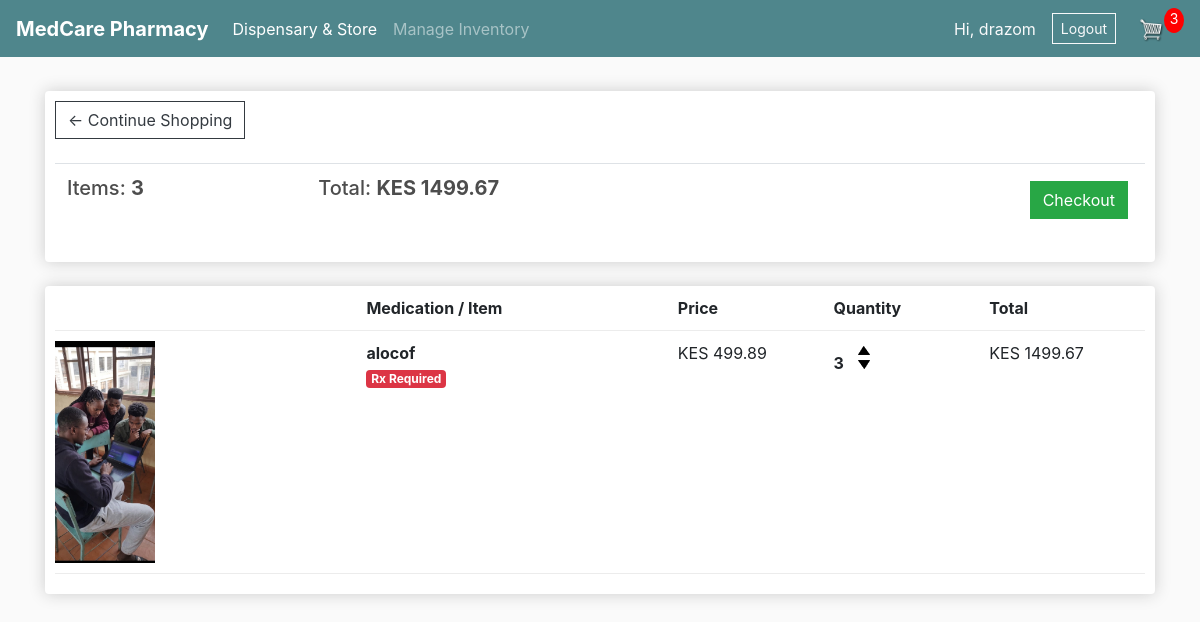
The app's page /cart/ (signed in) with its own data.
### store/models.py (models this page shows, shortened)
class Order(models.Model):
    customer = models.ForeignKey(
        Customer, on_delete=models.SET_NULL, null=True, blank=True
    )
    date_ordered = models.DateTimeField(auto_now_add=True)
    complete = models.BooleanField(default=False)
    transaction_id = models.CharField(max_length=100, null=True)
    @property
    def get_cart_total(self):
        orderitems = self.orderitem_set.all()
        return sum([item.get_total for item in orderitems])
    @property
    def get_cart_items(self):
        orderitems = self.orderitem_set.all()
        return sum([item.quantity for item in orderitems])

class OrderItem(models.Model):
    product = models.ForeignKey(Product, on_delete=models.SET_NULL, null=True)
    order = models.ForeignKey(Order, on_delete=models.SET_NULL, null=True)
    quantity = models.IntegerField(default=0, null=True, blank=True)
    date_added = models.DateTimeField(auto_now_add=True)
    @property
    def get_total(self):
        if self.product:
            return self.product.price * self.quantity
        return 0

class Product(models.Model):
    CATEGORY_CHOICES = [
        ("OTC", "Over-the-Counter (OTC)"),
        ("PRESCRIPTION", "Prescription Medication"),
        ("FIRST_AID", "First Aid & Medical Supplies"),
        ("SUPPLEMENTS", "Vitamins & Supplements"),
        ("PERSONAL_CARE", "Personal & Baby Care"),
    ]
    name = models.CharField(max_length=200)
    price = models.DecimalField(max_digits=10, decimal_places=2)
    category = models.CharField(max_length=50, choices=CATEGORY_CHOICES, default="OTC")
    description = models.TextField(blank=True, null=True)
    stock_quantity = models.PositiveIntegerField(default=0)
    requires_prescription = models.BooleanField(default=False)
    digital = models.BooleanField(default=False, null=True, blank=True)
    image = models.ImageField(null=True, blank=True)

### store/views.py (the view)
# urls.py: path("cart/", views.cart, name="cart"),
def cart(request):
    data = get_cart_data(request)
    context = {
        "items": data["items"],
        "order": data["order"],
        "cartItems": data["cartItems"],
    }
    return render(request, "store/cart.html", context)

### store/views.py (called while the page is built)
def get_cart_data(request):
    if request.user.is_authenticated:
        customer, _ = Customer.objects.get_or_create(
            user=request.user,
            defaults={"name": request.user.username, "email": request.user.email},
        )
        order, _ = Order.objects.get_or_create(customer=customer, complete=False)
        items = order.orderitem_set.all()
        cartItems = order.get_cart_items
    else:
        items = []
        order = {"get_cart_total": 0, "get_cart_items": 0}
        cartItems = 0
    return {"items": items, "order": order, "cartItems": cartItems}

### store/templates/store/cart.html
{% extends "store/main.html" %}
{% load static %}
{% block content %}
<div class="row">
        <div class="col-lg-12">
                <div class="box-element">
                        <a class="btn btn-outline-dark" href="{% url 'store:store' %}">&#x2190; Continue Shopping</a>
                        <br><br>
                        <table class="table">
                                <tr>
                                        <th>
                                                <h5>Items: <strong>{{ order.get_cart_items }}</strong></h5>
                                        </th>
                                        <th>
                                                <h5>Total: <strong>KES {{ order.get_cart_total|floatformat:2 }}</strong>
                                                </h5>
                                        </th>
                                        <th>
                                                {% if order.get_cart_items > 0 %}
                                                <a style="float:right; margin:5px;" class="btn btn-success"
                                                        href="{% url 'store:checkout' %}">Checkout</a>
                                                {% else %}
                                                <button style="float:right; margin:5px;" class="btn btn-secondary"
                                                        disabled>Cart is Empty</button>
                                                {% endif %}
                                        </th>
                                </tr>
                        </table>
                </div>
                <br>
                <div class="box-element">
                        <div class="cart-row">
                                <div style="flex:2"></div>
                                <div style="flex:2"><strong>Medication / Item</strong></div>
                                <div style="flex:1"><strong>Price</strong></div>
                                <div style="flex:1"><strong>Quantity</strong></div>
                                <div style="flex:1"><strong>Total</strong></div>
                        </div>
                        {% for item in items %}
                        <div class="cart-row">
                                <div style="flex:2">
                                        {% if item.product.image %}
                                        <img class="row-image" src="{{ item.product.image.url }}"
                                                alt="{{ item.product.name }}">
                                        {% else %}
                                        <img class="row-image" src="{% static 'store/img/placeholder.png' %}"
                                                alt="Placeholder">
                                        {% endif %}
                                </div>
                                <div style="flex:2">
                                        <p class="mb-0"><strong>{{ item.product.name }}</strong></p>
                                        {% if item.product.requires_prescription %}
                                        <span class="badge badge-danger">Rx Required</span>
                                        {% endif %}
                                </div>
                                <div style="flex:1">
                                        <p>KES {{ item.product.price|floatformat:2 }}</p>
                                </div>
                                <div style="flex:1">
                                        <p class="quantity">{{ item.quantity }}</p>
                                        <div class="quantity">
                                                <img data-product="{{ item.product.id }}" data-action="add"
                                                        class="chg-quantity update-cart"
                                                        src="{% static 'store/img/arrow-up.png' %}" alt="Increase">
                                                <img data-product="{{ item.product.id }}" data-action="remove"
                                                        class="chg-quantity update-cart"
                                                        src="{% static 'store/img/arrow-down.png' %}" alt="Decrease">
                                        </div>
                                </div>
                                <div style="flex:1">
                                        <p>KES {{ item.get_total|floatformat:2 }}</p>
                                </div>
                        </div>
                        {% empty %}
                        <div class="text-center py-4">
                                <p class="text-muted mb-0">Your pharmacy cart is currently empty.</p>
                        </div>
                        {% endfor %}
                </div>
        </div>
</div>
{% endblock content %}

### store/templates/store/main.html (shortened to what this page needs)
<!doctype html>
{% load static %}
<html lang="en">
<head>
  <link rel="stylesheet" href="https://stackpath.bootstrapcdn.com/bootstrap/4.4.1/css/bootstrap.min.css"
>
  <link rel="stylesheet" href="{% static 'store/css/main.css' %}">
</head>
<body>
  <nav class="navbar navbar-expand-lg navbar-dark bg-dark">
    <a class="navbar-brand" href="{% url 'store:store' %}"><strong>MedCare Pharmacy</strong></a>
    <div class="collapse navbar-collapse" id="navbarSupportedContent">
      <ul class="navbar-nav mr-auto">
        <li class="nav-item active">
          <a class="nav-link" href="{% url 'store:store' %}">Dispensary & Store </a>
        </li>
        {% if request.user.is_staff %}
        <li class="nav-item">
          <a class="nav-link" href="/admin/">Manage Inventory</a>
        </li>
        {% endif %}
      </ul>
      <div class="form-inline my-2 my-lg-0">
        {% if request.user.is_authenticated %}
        <span class="text-light mr-3">Hi, {{ request.user.username }}</span>
        <a href="/admin/logout/" class="btn btn-outline-light btn-sm mr-2">Logout</a>
        {% else %}
        <a href="/admin/login/?next=/" class="btn btn-warning">Login</a>
        {% endif %}
        <a href="{% url 'store:cart' %}">
          <img id="cart-icon" src="{% static 'store/img/cart.png' %}">
        </a>
        <p id="cart-total">{{ cartItems|default:0 }}</p>
      </div>
    </div>
  </nav>
  <div class="container">
    <br>
    {% block content %}
    {% endblock content %}
  </div>
</body>
</html>

### store/static/store/css/main.css (style rules this page uses)
body { background-color: hsl(0, 0%, 98%); }
h1, h2, h3, h4, h5, h6 { color: hsl(0, 0%, 30%); }
.box-element { box-shadow: hsl(0, 0%, 80%) 0 0 16px; background-color: #fff; border-radius: 4px; padding: 10px; }
.bg-dark { background-color: #4f868c !important; }
#cart-icon { width: 25px; display: inline-block; margin-left: 15px; }
#cart-total { display: block; text-align: center; color: #fff; background-color: red; width: 20px; height: 25px; border-radius: 50%; font-size: 14px; }
.col-lg-4, .col-lg-6, .col-lg-8, .col-lg-12 { margin-top: 10px; }
.btn { border-radius: 0; }
.row-image { width: 100px; }
.cart-row { display: flex; align-items: flex-stretch; padding-bottom: 10px; margin-bottom: 10px; border-bottom: 1px solid #ececec; }
.quantity { display: inline-block; font-weight: 700; padding-right: 10px; }
.chg-quantity { width: 12px; cursor: pointer; display: block; margin-top: 5px; transition: .1s; }

### records on screen
Order: get_cart_items "3", get_cart_total "1499.67"
OrderItem: product.image (picture), product.name "alocof", shows "Rx Required", product.price "499.89", quantity "3", get_total "1499.67"

### other values on screen
{{ request.user.username }} "drazom"
{{ cartItems|default:0 }} "3"
